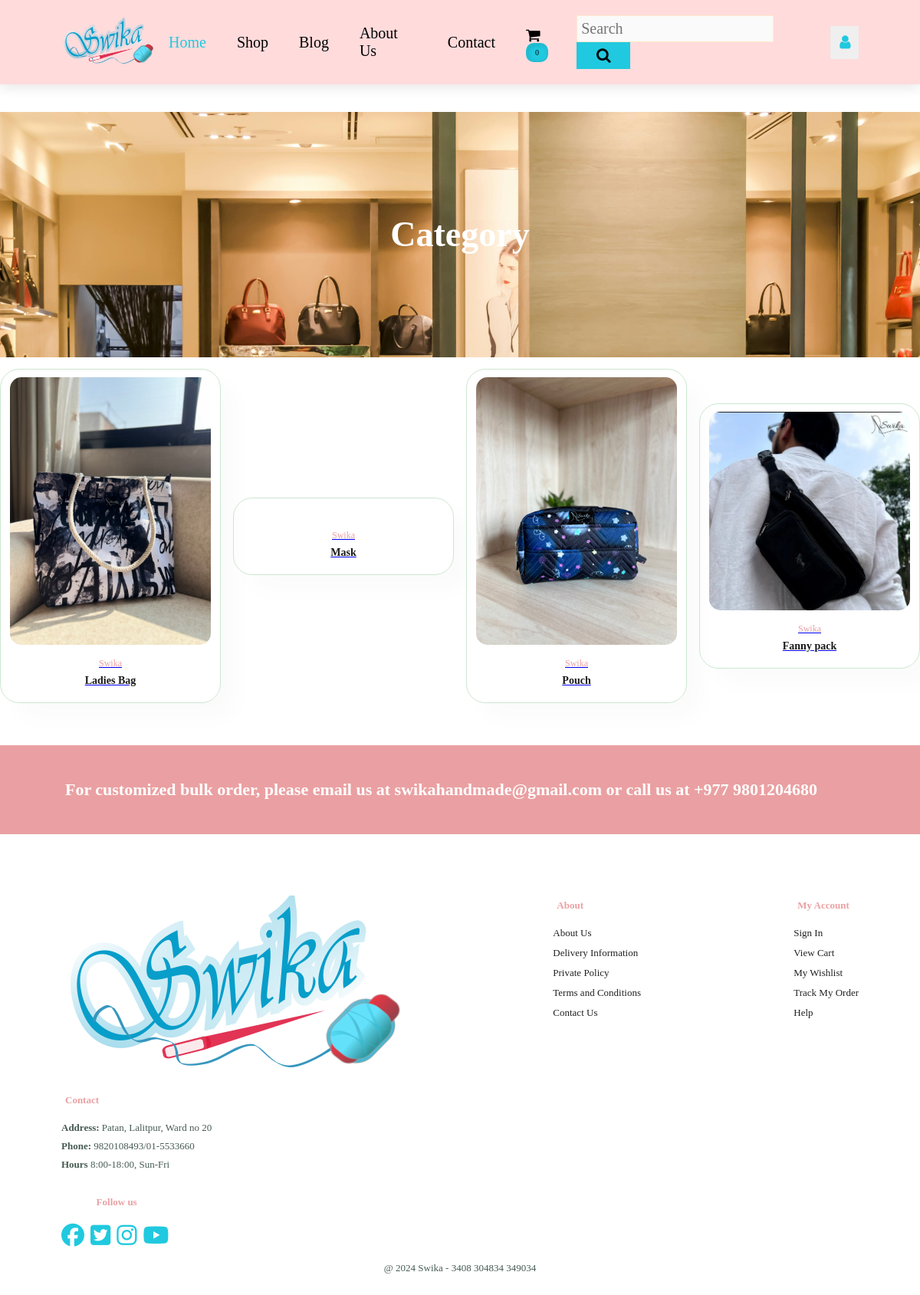
The app's page /category_summary with its own data.
### home/models.py (models this page shows)
class Category(models.Model):
    name = models.CharField(max_length= 50)
    image = models.ImageField(upload_to='uploads/product/', blank=True,  null=True, default='uploads/product/bag1.PNG')
    def __str__(self):
        return self.name
    class Meta:
        verbose_name_plural = 'categories'

### home/views.py (the view)
# urls.py: path('category_summary', views.category_summary, name='category_summary'),
def category_summary(request):
    categories= Category.objects.all()
    return render(request, 'category_summary.html', {"categories":categories})

### cart/cart.py (called while the page is built)
    def __len__(self):
        return len(self.cart)

### cart/context_processor.py (called while the page is built)
def cart(request):
    return {'cart': Cart(request)}

### home/templates/category_summary.html (shortened to what this page needs)
{% extends 'base.html' %}
{% load static %}
{% block content %}
     <section id="header">
      <a href = "{% url 'home' %}"><img src="{% static '/img/swika.png' %}" class="logo" alt="logo"></a>
      <div>
      <ul id="navbar">
        <li ><a class="active" href="{% url 'home' %}">Home</a></li>
        <li ><a href="{% url 'category_summary' %}">Shop</a></li>
        <li ><a href="{% url 'blog' %}">Blog</a></li>
        <li ><a href="{% url 'about' %}">About Us</a></li>
        <li ><a href="{% url 'contact' %}">Contact</a></li>
        <li id="lg-bag"><a href="{% url 'cart_summary' %}"><i class="fa fa-shopping-cart" aria-hidden="true"></i></a><button> <span class="quantity" id="cart_quantity">{{ cart|length }}<span></button></li>
        <form action = "/search" method="GET">
        <input name= "query" type="text" placeholder="Search" class="search">
        <button type="submit" id="find"><i class="fa fa-search" aria-hidden="true"></i></button>
        </form>
        {% if user.is_authenticated %}
        <div class = "dropdown">
          <button>{{user.username}}</i></button>
          <div class = "dropdown-menu">
             <a href="{% url 'update_user' %}" class="dropdown-items">Profile</a>
            <form method="POST" action="{% url 'logout' %}">
              {% csrf_token %}
            <a href="{% url 'logout' %}" class="dropdown-items">Logout</a>
            </form>
          </div>
        </div>
        {% else %}
        <div class = "dropdown">
          <button><i class="fa fa-user" aria-hidden="true"></i></button>
        </div>
        {% endif %}
      </ul>
     </div>
    </section >
    <br>
        <br>
    <section  id="page-header" class="category-header">
       <h2>Category<h2>
    </section>
    <section id="product1">
     <div class="product-container">
       {% for category in categories %}
       <div class="product">
        <a href="{% url 'category' category %}">
           <img src="{{category.image.url}}" alt=""></img>
           <div class="description">
           <span>Swika</span>
           <h5>{{category.name}}</h5>
         </a>
           </div>
        </div>
              {% endfor %}
   </section>
  {% endblock%}

### static/Electronic.css (style rules this page uses)
html, body { overflow-x: hidden; max-width: 100%; margin: 0; padding: 0; }
img, video, iframe { max-width: 100%; height: auto; }
* { margin: 0; padding: 0; box-sizing: border-box; font-family: 'Pacifico', cursive; }
h2 { font-size: 46px; line-height: 54px; color: #222; }
body { width: 100% }
#header { display: flex; align-items: center; justify-content: space-between; padding: 20px 80px; background-color: #ffdbdc; box-shadow: 0 5px 15px rgba(0, 0, 0, 0.09); z-index: 999; position: sticky; top: 0; left: 0; }
#header .logo { max-width: 120px; height: auto; }
#navbar { display: flex; align-items: center; justify-content: center; }
#navbar li { list-style: none; padding: 0 20px; position: relative; }
#navbar li a { text-decoration: none; font-size: 20px; font-weight: 600px; color: rgb(0, 0, 0); transition: 0.3s ease; }
#navbar .dropdown { overflow: hidden; }
#navbar .dropdown button { font-size: 20px; border: none; outline: none; color: #20C9DF; padding: 10px 12px; transition: 0.3s; cursor: pointer; margin-left: 10px; }
#navbar li button span.quantity { font-size: 10px; background-color: #20C9DF; padding: 5px 10px; border-radius: 10px; border: 2px solid #83000010; cursor: pointer; transition: 0.3s; box-shadow: inset 2px 2px 5px rgba(0, 0, 0, 0.1); }
#navbar li button { border: none; }
#navbar .search { font-size: 20px; background-color: #fafafa; padding: 5px; border: 1px solid blanchedalmond; }
#navbar input { outline: none; }
#find { border: none; font-size: 20px; background-color: #20C9DF; padding: 6px; width: 70px; height: 35px; cursor: pointer; transition: 0.3s; }
#navbar li a:hover, #navbar li a.active { color: #20C9DF; }
#product1 { text-align: center; }
#product1 .product-container { display: grid; grid-template-columns:repeat(4, 1fr); grid-template-rows: repeat(auto-fit, min-max(100%, auto)) ; grid-gap: 1rem; justify-items: center; align-items: center; justify-content: space-between; align-content: center; }
#product1 .product { width: 100%; min-width: 250px; padding: 10px 12px; border: 1px solid #cce7d0; border-radius: 25px; cursor: pointer; box-shadow: 20px 20px 30px rgba(0, 0, 0, 0.02); margin: 15px 0; transition: 0.2s ease; position: relative; }
#product1 .product img { width: 100%; border-radius: 15px; transition: 0.4s; }
#product1 .product .description { text-align: center; padding: 10px 0; }
#product1 .product .description span { color: #eaa0a2; font-size: 12px; }
#product1 .product .description h5 { padding-top: 7px; color: #1a1a1a; font-size: 14px; }
#page-header { background-image: url("img/shoppage.jpg"); width: 100%; height: 40vh; background-size: cover; display: flex; justify-content: center; text-align: center; flex-direction: column; padding: 14px; }
#page-header h2, #page-header p { color: #fff; }

### records on screen
Category: image (picture), name "Ladies Bag"
Category: name "Mask"
Category: image (picture), name "Pouch"
Category: image (picture), name "Fanny pack"

### other values on screen
{{ cart|length }} "0"
